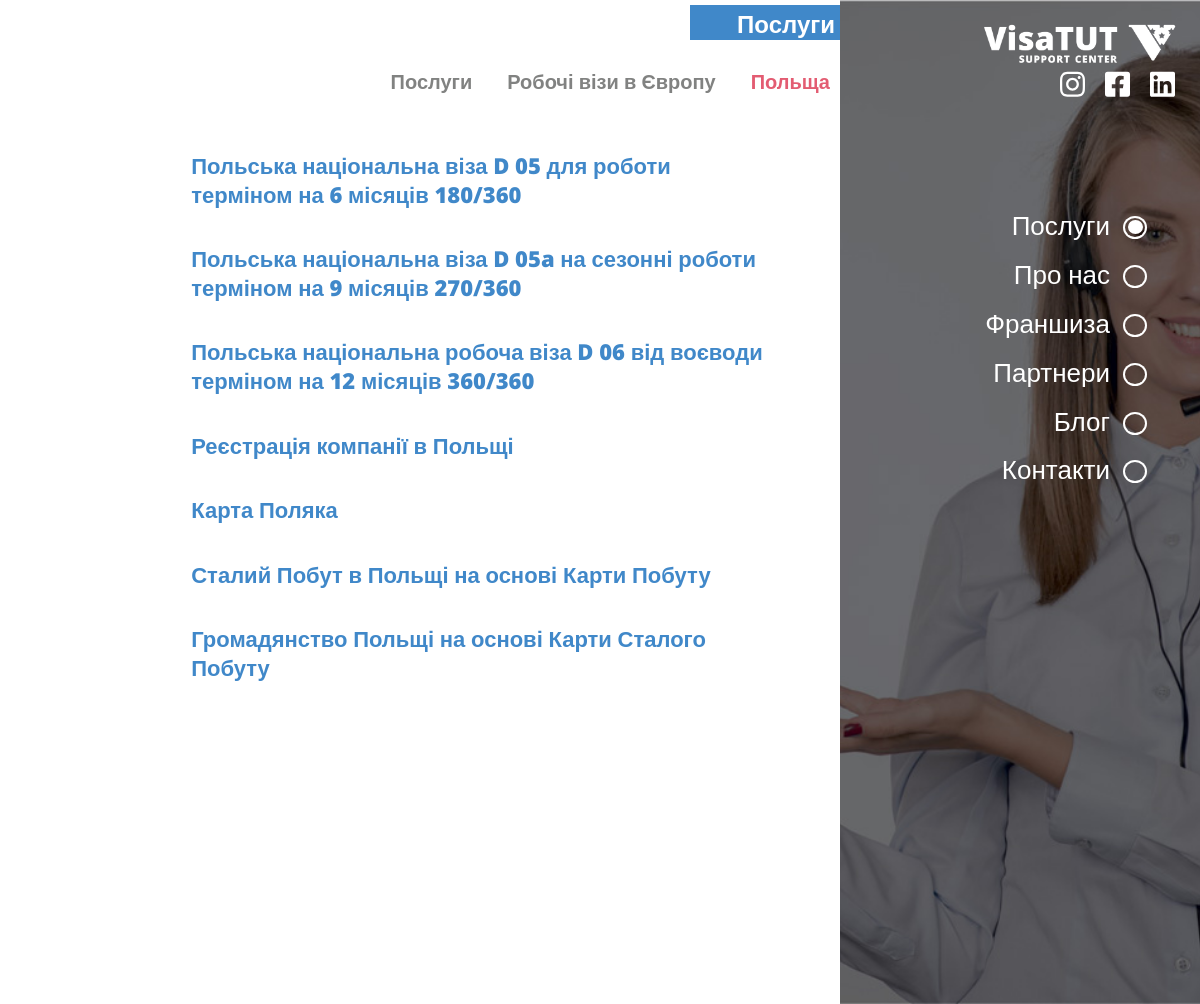
Page /services/2/1/ on the committed database.
### project/service/models.py (models this page shows, shortened)
class ServiceCategory(models.Model):
    title     = models.CharField(verbose_name=('Назва'), max_length=255)
    thumbnail = models.ImageField(verbose_name=("Зображення"), blank=True, null=True, upload_to='service_category/')
    def __str__(self):
        return f'{self.title}'
    class Meta:
        verbose_name = ('Категорія сервісу')
        verbose_name_plural = ('Категорія сервісу')

class Country(models.Model):
    title      = models.CharField(verbose_name=("Назва"), max_length=255)
    thumbnail  = models.ImageField(verbose_name=("Зображення"), blank=True, null=True, upload_to='country/')
    categories = models.ManyToManyField(verbose_name=("Категорії"), to='service.ServiceCategory', related_name='countries', related_query_name='country', blank=False)
    class Meta:
        verbose_name = 'Країна'
        verbose_name_plural = 'Країни'

class Service(models.Model):
    title      = models.CharField(verbose_name=('Заголовок'), max_length=255)
    categories = models.ManyToManyField(verbose_name=("Категорії послуги"), to="service.ServiceCategory", related_name='services')
    countries  = models.ManyToManyField(verbose_name=("Країни"), to="service.Country",         related_name='services')
    header     = models.TextField(verbose_name=("Заголовок"), blank=True, null=True, max_length=1000)
    advantages = HTMLField(verbose_name=("Переваги"),            blank=True, null=True)
    procedure  = HTMLField(verbose_name=("Процедура відкриття"), blank=True, null=True)
    addition   = HTMLField(verbose_name=("Додаткові вимоги"),    blank=True, null=True)
    class Meta:
        verbose_name = 'Сервіс по країнах'
        verbose_name_plural = 'Сервіси по країнах'

### project/views.py (the view)
# urls.py: path('services/<country_pk>/<service_category_pk>/',     services,          name='services'),
def services(request, country_pk=None, service_category_pk=None):
    if country_pk:
        country             = Country.objects.get(pk=country_pk)
        country_services    = Service.objects.filter(countries__id__in=[country.id,])
    if service_category_pk:
        service_category     = ServiceCategory.objects.get(pk=service_category_pk)
    title = service_category.title
    page, created = Page.objects.get_or_create(
        code    = f"{request.META.get('PATH_INFO')}")
    if not page.title: title = country.title
    return render(request, 'services.html', locals())

### templates/services.html (shortened to what this page needs)
<!DOCTYPE html>
<html lang="en">
<head>
	<link rel="stylesheet" href="/static/css/style.css">
</head>
<body class="services_fixed">
	<div class="nav-bar">
		<a class="logo_link" href="#">
			<div class="logo-wrap">
				<img src="/static/img/logo.png" alt="">
			</div>
		</a>
		<div class="hidden_nav-bar">
			<div data-index="2" data-menuanchor="secondPage" class="hidden_name slide psevdo_link">
				<div class="psevdo_point">
					<div class="psevdo_sub-point psevdo_sub-point_active">
					</div>
				</div>
				<a href="#secondPage">
					Послуги
				</a>
			</div>
			<div data-index="3" data-menuanchor="3thPage" class="hidden_name slide psevdo_link">
				<div class="psevdo_point">
					<div class="psevdo_sub-point">
					</div>
				</div>
				<a href="#3thPage">
					Про нас
				</a>
			</div>
			<div data-index="4" data-menuanchor="4thpage" class="hidden_name slide psevdo_link">
				<div class="psevdo_point">
					<div class="psevdo_sub-point">
					</div>
				</div>
				<a href="#4thpage">
					Франшиза
				</a>
			</div>
			<div data-index="5" data-menuanchor="5thpage" class="hidden_name slide psevdo_link">
				<div class="psevdo_point">
					<div class="psevdo_sub-point">
					</div>
				</div>
				<a href="#5thpage">
					Партнери
				</a>
			</div>
			<div data-index="6" data-menuanchor="6thpage" class="hidden_name slide psevdo_link">
				<div class="psevdo_point">
					<div class="psevdo_sub-point">
					</div>
				</div>
				<a href="#6thpage">
					Блог
				</a>
			</div>
			<div data-index="7" data-menuanchor="7thpage" class="hidden_name slide psevdo_link">
				<div class="psevdo_point">
					<div class="psevdo_sub-point">
					</div>
				</div>
				<a href="#7thpage">
					Контакти
				</a>
			</div>
		</div>
		  <div class="sociate-block">
			<div class="sociate-prof">
			</div>
			<div class="sociate-prof">
			</div>
			<div class="sociate-prof">
			</div>
		</div>
	</div>
		<section id="sect2" class="sect_name section sect2 services2">
			<div class="default-block">
				<div class="default-content">
					<div class="main__title">
						<h1 class="title_name">
							Послуги
						</h1>
					</div>
					<div class="mini-navigation-block">
						<div data-nav="nav1" data-scheme="1" class="nav_name nav_name_link">
							Послуги
						</div>
						<div data-scheme="{{ service_category.id }}" class="nav_name nav_name_link">
							{{service_category}}
						</div>
						<div class="nav_name nav_name_active">
							{{ country.title }}
						</div>
					</div>
					<div class="blog-block normalScroll">
					{% for service in country_services %}
						<a class="blog-prof_link" href="{% url 'service' country.id service_category.id service.id %}">
							<div class="blog-prof">
								<div class="blog-img">
								</div>
								<div class="blog-text">
									<div class="blog__title">
										{{ service.title }}
									</div>
								</div>
							</div>
						</a>
					{% endfor %}
					</div>
				</div>
				<div class="default-image default-image-1">
				</div>
			</div>
		</section>
</body>
</html>

### rows in the picture
ServiceCategory: title "Робочі візи в Європу"
Country: title "Польща"
Service: title "Польська національна віза D 05 для роботи терміном на 6 місяців 180/360"
Service: title "Польська національна віза D 05a на сезонні роботи терміном на 9 місяців 270/360"
Service: title "Польська національна робоча віза D 06 від воєводи терміном на 12 місяців 360/360"
Service: title "Реєстрація компанії в Польщі"
Service: title "Карта Поляка"
Service: title "Сталий Побут в Польщі на основі Карти Побуту"
Service: title "Громадянство Польщі на основі Карти Сталого Побуту"
